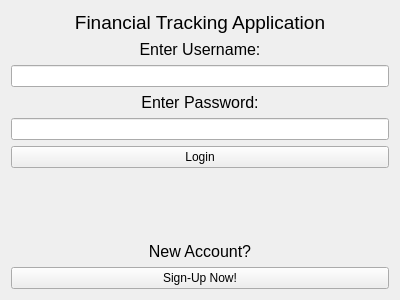
<?xml version="1.0" encoding="UTF-8"?>
<ui version="4.0">
 <class>Form</class>
 <widget class="QWidget" name="Form">
  <property name="geometry">
   <rect>
    <x>0</x>
    <y>0</y>
    <width>400</width>
    <height>300</height>
   </rect>
  </property>
  <property name="windowTitle">
   <string>Form</string>
  </property>
  <layout class="QVBoxLayout" name="verticalLayout_5">
   <item>
    <widget class="QLabel" name="label_4">
     <property name="font">
      <font>
       <pointsize>14</pointsize>
      </font>
     </property>
     <property name="text">
      <string>Financial Tracking Application</string>
     </property>
     <property name="alignment">
      <set>Qt::AlignCenter</set>
     </property>
    </widget>
   </item>
   <item>
    <layout class="QVBoxLayout" name="verticalLayout_3">
     <item>
      <layout class="QVBoxLayout" name="verticalLayout">
       <item>
        <widget class="QLabel" name="label">
         <property name="font">
          <font>
           <pointsize>12</pointsize>
          </font>
         </property>
         <property name="text">
          <string>Enter Username:</string>
         </property>
         <property name="alignment">
          <set>Qt::AlignCenter</set>
         </property>
        </widget>
       </item>
       <item>
        <widget class="QLineEdit" name="lineEdit">
         <property name="alignment">
          <set>Qt::AlignCenter</set>
         </property>
        </widget>
       </item>
      </layout>
     </item>
     <item>
      <layout class="QVBoxLayout" name="verticalLayout_2">
       <item>
        <widget class="QLabel" name="label_2">
         <property name="font">
          <font>
           <pointsize>12</pointsize>
          </font>
         </property>
         <property name="text">
          <string>Enter Password:</string>
         </property>
         <property name="alignment">
          <set>Qt::AlignCenter</set>
         </property>
        </widget>
       </item>
       <item>
        <widget class="QLineEdit" name="lineEdit_2">
         <property name="alignment">
          <set>Qt::AlignCenter</set>
         </property>
        </widget>
       </item>
      </layout>
     </item>
     <item>
      <widget class="QPushButton" name="pushButton">
       <property name="text">
        <string>Login</string>
       </property>
      </widget>
     </item>
    </layout>
   </item>
   <item>
    <spacer name="verticalSpacer">
     <property name="orientation">
      <enum>Qt::Vertical</enum>
     </property>
     <property name="sizeHint" stdset="0">
      <size>
       <width>20</width>
       <height>40</height>
      </size>
     </property>
    </spacer>
   </item>
   <item>
    <layout class="QVBoxLayout" name="verticalLayout_4">
     <item>
      <widget class="QLabel" name="label_3">
       <property name="font">
        <font>
         <pointsize>12</pointsize>
        </font>
       </property>
       <property name="text">
        <string>New Account?</string>
       </property>
       <property name="alignment">
        <set>Qt::AlignCenter</set>
       </property>
      </widget>
     </item>
     <item>
      <widget class="QPushButton" name="pushButton_2">
       <property name="text">
        <string>Sign-Up Now!</string>
       </property>
      </widget>
     </item>
    </layout>
   </item>
  </layout>
 </widget>
 <resources/>
 <connections/>
</ui>
